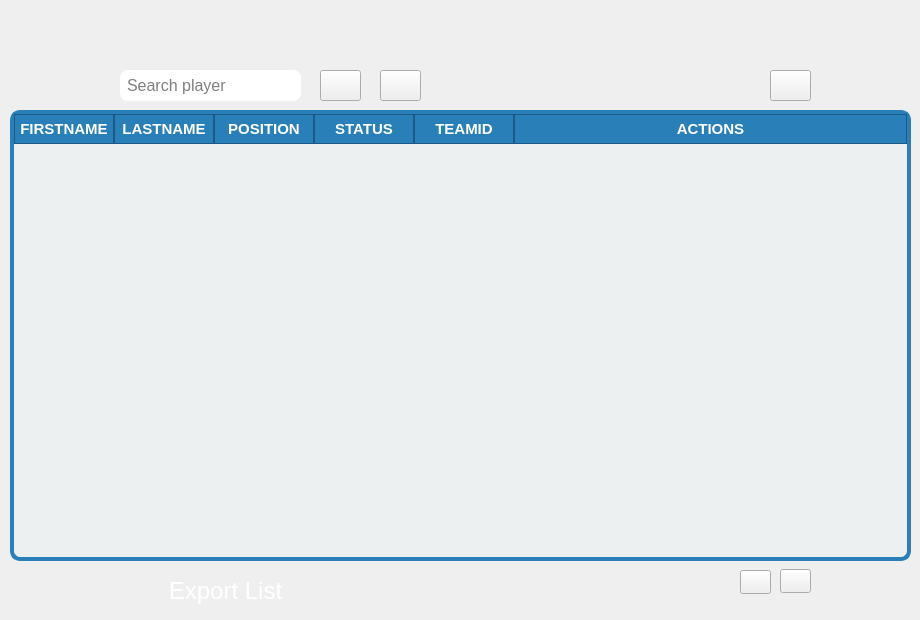
    <widget class="QWidget" name="tab">
     <attribute name="title">
      <string>Player List</string>
     </attribute>
     <widget class="QLineEdit" name="searchLineEdit">
      <property name="geometry">
       <rect>
        <x>120</x>
        <y>70</y>
        <width>181</width>
        <height>31</height>
       </rect>
      </property>
      <property name="font">
       <font>
        <family>Arial</family>
        <pointsize>-1</pointsize>
       </font>
      </property>
      <property name="styleSheet">
       <string notr="true">QLineEdit {
    background-color: white;
    border: 2px solid qlineargradient(x1: 0, y1: 0, x2: 1, y2: 1, 
                                stop: 0 rgba(255, 255, 255, 255), 
                                stop: 1 rgba(240, 240, 240, 255));;
    border-radius: 8px;
    padding: 5px;
    color: black;
    font-size: 16px;
}

/* Hover effect */
QLineEdit:hover {
    border-color: #ff3347;
}

/* Focus effect */
QLineEdit:focus {
    border-color: #ff0004;
    box-shadow: none; /* Qt stylesheets do not support box-shadow */
}
</string>
      </property>
      <property name="placeholderText">
       <string>Search player</string>
      </property>
     </widget>
     <widget class="QPushButton" name="searchButton">
      <property name="geometry">
       <rect>
        <x>320</x>
        <y>70</y>
        <width>41</width>
        <height>31</height>
       </rect>
      </property>
      <property name="cursor">
       <cursorShape>PointingHandCursor</cursorShape>
      </property>
      <property name="styleSheet">
       <string notr="true">QPushButton {
background-color:qlineargradient(spread:pad, 
                            x1:0, y1:0, x2:1, y2:1, 
                            stop:0 rgba(255, 0, 0, 255), 
                            stop:0.41 rgba(195, 22, 58, 255), 
                            stop:1 rgba(255, 117, 0, 255));;  ;  

}
QPushButton:hover {
    background-color: qlineargradient(x1: 0.25, y1: 0, x2: 0.75, y2: 1, 
                            stop: 0 rgba(0, 255, 254, 255),     
                            stop: 0.26 rgba(38, 170, 196, 255), 
                            stop: 0.67 rgba(89, 85, 131, 255),
                            stop: 1 rgba(0, 238, 255, 255));  ; 
}</string>
      </property>
      <property name="text">
       <string/>
      </property>
      <property name="icon">
       <iconset resource="resources.qrc">
        <normaloff>:/textures/textures/searchIcon.png</normaloff>:/textures/textures/searchIcon.png</iconset>
      </property>
     </widget>
     <widget class="QPushButton" name="sortButton">
      <property name="geometry">
       <rect>
        <x>380</x>
        <y>70</y>
        <width>41</width>
        <height>31</height>
       </rect>
      </property>
      <property name="cursor">
       <cursorShape>PointingHandCursor</cursorShape>
      </property>
      <property name="styleSheet">
       <string notr="true">QPushButton {
background-color:qlineargradient(spread:pad, 
                            x1:0, y1:0, x2:1, y2:1, 
                            stop:0 rgba(255, 0, 0, 255), 
                            stop:0.41 rgba(195, 22, 58, 255), 
                            stop:1 rgba(255, 117, 0, 255));;  ;  

}
QPushButton:hover {
    background-color: qlineargradient(x1: 0.25, y1: 0, x2: 0.75, y2: 1, 
                            stop: 0 rgba(0, 255, 254, 255),     
                            stop: 0.26 rgba(38, 170, 196, 255), 
                            stop: 0.67 rgba(89, 85, 131, 255),
                            stop: 1 rgba(0, 238, 255, 255));  ; 
}</string>
      </property>
      <property name="text">
       <string/>
      </property>
      <property name="icon">
       <iconset resource="resources.qrc">
        <normaloff>:/textures/textures/filterIcon.png</normaloff>:/textures/textures/filterIcon.png</iconset>
      </property>
     </widget>
     <widget class="QPushButton" name="exportButton">
      <property name="geometry">
       <rect>
        <x>130</x>
        <y>570</y>
        <width>191</width>
        <height>41</height>
       </rect>
      </property>
      <property name="font">
       <font>
        <pointsize>18</pointsize>
       </font>
      </property>
      <property name="cursor">
       <cursorShape>PointingHandCursor</cursorShape>
      </property>
      <property name="styleSheet">
       <string notr="true">QPushButton {
background-color:qlineargradient(spread:pad, 
                            x1:0, y1:0, x2:1, y2:1, 
                            stop:0 rgba(255, 0, 0, 255), 
                            stop:0.41 rgba(195, 22, 58, 255), 
                            stop:1 rgba(255, 117, 0, 255));;  ;  
border-radius:10px;
color:white;
}
QPushButton:hover {
    background-color:qlineargradient(x1: 0.25, y1: 0, x2: 0.75, y2: 1, 
                            stop: 0 rgba(0, 255, 254, 255),     
                            stop: 0.26 rgba(38, 170, 196, 255), 
                            stop: 0.67 rgba(89, 85, 131, 255),
                            stop: 1 rgba(0, 238, 255, 255));  
}</string>
      </property>
      <property name="text">
       <string>Export List</string>
      </property>
      <property name="icon">
       <iconset resource="resources.qrc">
        <normaloff>:/textures/textures/exportIcon.png</normaloff>:/textures/textures/exportIcon.png</iconset>
      </property>
      <property name="iconSize">
       <size>
        <width>40</width>
        <height>50</height>
       </size>
      </property>
     </widget>
     <widget class="QTableWidget" name="playerTableWidget">
      <property name="geometry">
       <rect>
        <x>10</x>
        <y>110</y>
        <width>901</width>
        <height>451</height>
       </rect>
      </property>
      <property name="cursor" stdset="0">
       <cursorShape>CrossCursor</cursorShape>
      </property>
      <property name="styleSheet">
       <string notr="true">QTableWidget {
    background-color: #ecf0f1;
    border: 4px solid #2980b9; 
    border-radius: 10px;
    gridline-color: #bdc3c7;
    font-size: 14px;
}

QTableWidget::item {
    padding: 10px;
    border-bottom: 1px solid #bdc3c7;
	color:black;
}

QTableWidget::item:selected {
    background-color: #3498db;
    color: white;
    font-weight: bold;
}

QTableWidget::item:hover {
    background-color: #f1c40f;
    color: black;
}

QHeaderView::section {
    background-color: #2980b9; /* Blue header */
    color: white;
    padding: 5px 5px; /* Increase horizontal padding */
    font-size: 15px;
    font-weight: bold;
    border: 1px solid #1c5986;
    min-width: 120px; /* Minimum width for each column */
}

QTableCornerButton::section {
    background-color: #2980b9;
    border: 1px solid #1c5986;
}

QTableWidget QWidget {
background:transparent;

	}
QTableWidget QPushButton {
    background-color: qlineargradient(spread:pad, 
                            x1:0, y1:0, x2:1, y2:1, 
                            stop:0 rgba(255, 0, 0, 255), 
                            stop:0.41 rgba(195, 22, 58, 255), 
                            stop:1 rgba(255, 117, 0, 255));  
    border-radius: 10px;
    color: white;
    font-size: 12px;
min-width: 100px;  /* Ensure a minimum width */
    min-height: 40px;  /* Ensure a minimum height */
}

QTableWidget QPushButton:hover {
    background-color: qlineargradient(x1: 0.25, y1: 0, x2: 0.75, y2: 1, 
                            stop: 0 rgba(0, 255, 254, 255),     
                            stop: 0.26 rgba(38, 170, 196, 255), 
                            stop: 0.67 rgba(89, 85, 131, 255),
                            stop: 1 rgba(0, 238, 255, 255));  
}

</string>
      </property>
      <attribute name="horizontalHeaderStretchLastSection">
       <bool>true</bool>
      </attribute>
      <column>
       <property name="text">
        <string>FIRSTNAME</string>
       </property>
      </column>
      <column>
       <property name="text">
        <string>LASTNAME</string>
       </property>
      </column>
      <column>
       <property name="text">
        <string>POSITION</string>
       </property>
      </column>
      <column>
       <property name="text">
        <string>STATUS</string>
       </property>
      </column>
      <column>
       <property name="text">
        <string>TEAMID</string>
       </property>
      </column>
      <column>
       <property name="text">
        <string>ACTIONS</string>
       </property>
      </column>
     </widget>
     <widget class="QPushButton" name="nextPageTable">
      <property name="geometry">
       <rect>
        <x>740</x>
        <y>570</y>
        <width>31</width>
        <height>24</height>
       </rect>
      </property>
      <property name="styleSheet">
       <string notr="true">QPushButton {background-color:qlineargradient(spread:pad, 
                            x1:0, y1:0, x2:1, y2:1, 
                            stop:0 rgba(255, 0, 0, 255), 
                            stop:0.41 rgba(195, 22, 58, 255), 
                            stop:1 rgba(255, 117, 0, 255));;  ;  
}
QPushButton:hover{
	background-color:qlineargradient(x1: 0.25, y1: 0, x2: 0.75, y2: 1, 
                            stop: 0 rgba(0, 255, 254, 255),     
                            stop: 0.26 rgba(38, 170, 196, 255), 
                            stop: 0.67 rgba(89, 85, 131, 255),
                            stop: 1 rgba(0, 238, 255, 255));  



}


</string>
      </property>
      <property name="text">
       <string/>
      </property>
      <property name="icon">
       <iconset resource="resources.qrc">
        <normaloff>:/textures/textures/prevIcon.png</normaloff>:/textures/textures/prevIcon.png</iconset>
      </property>
     </widget>
     <widget class="QPushButton" name="prevPageTable">
      <property name="geometry">
       <rect>
        <x>780</x>
        <y>569</y>
        <width>31</width>
        <height>24</height>
       </rect>
      </property>
      <property name="styleSheet">
       <string notr="true">QPushButton {background-color:qlineargradient(spread:pad, 
                            x1:0, y1:0, x2:1, y2:1, 
                            stop:0 rgba(255, 0, 0, 255), 
                            stop:0.41 rgba(195, 22, 58, 255), 
                            stop:1 rgba(255, 117, 0, 255));;  ;  
}
QPushButton:hover{
	background-color:qlineargradient(x1: 0.25, y1: 0, x2: 0.75, y2: 1, 
                            stop: 0 rgba(0, 255, 254, 255),     
                            stop: 0.26 rgba(38, 170, 196, 255), 
                            stop: 0.67 rgba(89, 85, 131, 255),
                            stop: 1 rgba(0, 238, 255, 255));  



}


</string>
      </property>
      <property name="text">
       <string/>
      </property>
      <property name="icon">
       <iconset resource="resources.qrc">
        <normaloff>:/textures/textures/nextIcon.png</normaloff>:/textures/textures/nextIcon.png</iconset>
      </property>
     </widget>
     <widget class="QPushButton" name="refreshButton">
      <property name="geometry">
       <rect>
        <x>770</x>
        <y>70</y>
        <width>41</width>
        <height>31</height>
       </rect>
      </property>
      <property name="cursor">
       <cursorShape>PointingHandCursor</cursorShape>
      </property>
      <property name="styleSheet">
       <string notr="true">QPushButton {
background-color:qlineargradient(spread:pad, 
                            x1:0, y1:0, x2:1, y2:1, 
                            stop:0 rgba(255, 0, 0, 255), 
                            stop:0.41 rgba(195, 22, 58, 255), 
                            stop:1 rgba(255, 117, 0, 255));;  ;  

}
QPushButton:hover {
    background-color: qlineargradient(x1: 0.25, y1: 0, x2: 0.75, y2: 1, 
                            stop: 0 rgba(0, 255, 254, 255),     
                            stop: 0.26 rgba(38, 170, 196, 255), 
                            stop: 0.67 rgba(89, 85, 131, 255),
                            stop: 1 rgba(0, 238, 255, 255));  ; 
}</string>
      </property>
      <property name="text">
       <string/>
      </property>
      <property name="icon">
       <iconset theme="QIcon::ThemeIcon::ViewRefresh"/>
      </property>
     </widget>
    </widget>
